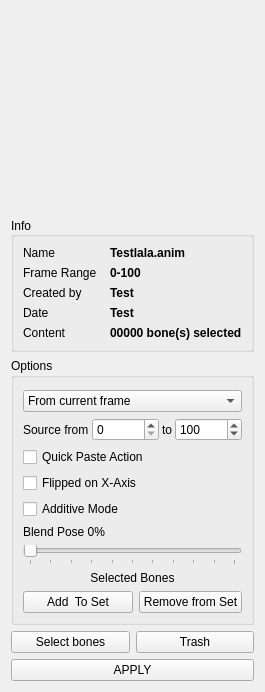
<?xml version="1.0" encoding="UTF-8"?>
<ui version="4.0">
 <class>Form</class>
 <widget class="QWidget" name="Form">
  <property name="geometry">
   <rect>
    <x>0</x>
    <y>0</y>
    <width>245</width>
    <height>658</height>
   </rect>
  </property>
  <property name="windowTitle">
   <string>Form</string>
  </property>
  <property name="styleSheet">
   <string notr="true">QMainWindow{
    color: #b1b1b1;
    background-color: #3c3c3c;
}

QWidget{
            background-color: #444;
            color: white;
}

QScrollArea{
            background-color: #444;
            color: white;
			border: 0px solid #222;
			
}

QListWidget{
            background-color: #444;
            color: white;
			border: 0px solid #222;
			
}

QStatusBar{
    color: white;
}

QMenuBar {
            background-color: #444;
}

QMenuBar::item {
            background-color: #444;
            color: rgb(255,255,255);
}

QMenuBar::item::selected {
            background-color: rgb(30,30,30);
}

QMenu {
            background-color: #3c3c3c;
}

QMenu::item {
            background-color: #3c3c3c;
            color: rgb(255,255,255);
}

QMenu::item::selected {
            background-color: rgb(30,30,30);
}

QDialog
{
    color: #b1b1b1;
    background-color: #3c3c3c;
}

QTabWidget QWidget
{
    background: #444;
}

#page, #page_2, #page_3 {
    background-color: #3c3c3c;
}

QGroupBox {
     color: #628CB2;
     border: 1px solid #222;
     border-radius: 5px;
     margin-top: 1ex; /* leave space at the top for the title */
}

QGroupBox::title {
     subcontrol-origin: margin;
     subcontrol-position: top center; /* position at the top center */
     padding: 0 3px;
     background-color: QLinearGradient( x1: 0, y1: 1, x2: 0, y2: 0, stop: 0 #333, stop: 1 #3c3c3c);
}

QHeaderView::section:vertical
{
    margin-bottom: 4px;
    border: 1px solid;
}

QLineEdit
{
    background-color: QLinearGradient( x1: 0, y1: 0, x2: 0, y2: 1, stop: 0 #4d4d4d, stop: 0 #646464, stop: 1 #5d5d5d);
    padding: 1px;
    border-style: solid;
    border: 1px solid #4D5056;
    border-radius: 5;
    color: #b1b1b1;
}

QPushButton
{
    color: #b1b1b1;
    background-color: QLinearGradient( x1: 0, y1: 0, x2: 0, y2: 1, stop: 0 #565656, stop: 0.1 #525252, stop: 0.5 #4e4e4e, stop: 0.9 #4a4a4a, stop: 1 #464646);
    border-width: 1px;
    border-color: #555555;
    border-style: solid;
    border-radius: 5;
    padding: 3px;
    padding-left: 5px;
    padding-right: 5px;
    outline: 0;
}

QPushButton:pressed
{
    background-color: QLinearGradient( x1: 0, y1: 0, x2: 0, y2: 1, stop: 0 #3d3d3d, stop: 0.1 #3b3b3b, stop: 0.5 #393939, stop: 0.9 #383838, stop: 1 #353535);
}

QPushButton:disabled
{
    background-color: rgb(110, 110, 110)
}

QComboBox
{
    color: #b1b1b1;
    background-color: QLinearGradient( x1: 0, y1: 0, x2: 0, y2: 1, stop: 0 #565656, stop: 0.1 #525252, stop: 0.5 #4e4e4e, stop: 0.9 #4a4a4a, stop: 1 #464646);
    border: 1px outset #4D5056;
    border-radius: 3px;
    padding: 1px 3px 1px 5px;
    selection-background-color: QLinearGradient( x1: 0, y1: 0, x2: 0, y2: 1, stop: 0 #097ace, stop: 1 #097ace);
    combobox-popup: 1;
}

QComboBox:hover, QPushButton:hover
{
    border: 1px solid QLinearGradient( x1: 0, y1: 0, x2: 0, y2: 1, stop: 0 #333 , stop: 1 #333);
}

QComboBox:on
{
    background-color: QLinearGradient( x1: 0, y1: 0, x2: 0, y2: 1, stop: 0 #2d2d2d, stop: 0.1 #2b2b2b, stop: 0.5 #292929, stop: 0.9 #282828, stop: 1 #252525);
}

QComboBox:!editable:on, QComboBox::drop-down:editable:on {
    background: QLinearGradient( x1: 0, y1: 0, x2: 0, y2: 1, stop: 0 #2d2d2d, stop: 0.1 #2b2b2b, stop: 0.5 #292929, stop: 0.9 #282828, stop: 1 #252525);
}

QComboBox::drop-down
{
     subcontrol-origin: padding;
     subcontrol-position: top right;
     border-left-width: 0px;
     border-left-color: black;
     border-left-style: inset;
     border-top-right-radius: 3px; /* same radius as the QComboBox */
     border-bottom-right-radius: 3px;
}

QComboBox::down-arrow {
     image: url(./icons/arrow.png);
}

QComboBox QAbstractItemView {
    selection-background-color: lightgray;
    background-color: #3c3c3c;
    border: 1px outset #3c3c3c;
}

QLabel
{
    color: #b1b1b1;
}

QSplitter::handle:vertical
{
    background: qlineargradient(x1:0, y1:0, x2:0, y2:1, stop:0 #494949, stop:1 #6f6f6f);
    height: 2px;
}

QSplitter::handle:horizontal
{
    background: qlineargradient(x1:0, y1:0, x2:1, y2:0, stop:0 #494949, stop:1 #6f6f6f);
    width: 2px;
}

QToolBox {
    background: #444;
}

QToolBox QScrollArea&gt;QWidget&gt;QWidget
{
    background: #444;
}

QToolBox::tab {
   background: qlineargradient(x1: 0, y1: 0, x2: 0, y2: 1, stop: 0 #E1E1E1, stop: 0.4 #DDDDDD, stop: 0.5 #D8D8D8, stop: 1.0 #D3D3D3);
   color: darkgray;
}

QToolBox::tab:selected {
    color: black;
}

QTabWidget::pane { /* The tab widget frame */
    border: 1px solid #333;
    background-color: #3c3c3c;
}

QTabBar::tab {
    background: #3a3a3a;
    border: 1px solid #222;
    border-bottom-color: #444; /* same as the pane color */
    min-width: 8ex;
    border-top-left-radius: 2px;
    border-top-right-radius: 2px;
    padding: 3px;
}


QTabBar::tab:selected, QTabBar::tab:hover {
    background: #444;
    border-bottom-color: #444; /* same as the pane color */
    color: white;
}

QTabBar::tab:!selected {
    margin-top: 2px; /* make non-selected tabs look smaller */
}

QPlainTextEdit {
    background-color: #111;
}</string>
  </property>
  <layout class="QVBoxLayout" name="verticalLayout">
   <item>
    <widget class="QWidget" name="widget" native="true">
     <layout class="QHBoxLayout" name="horizontalLayout">
      <property name="spacing">
       <number>0</number>
      </property>
      <property name="leftMargin">
       <number>0</number>
      </property>
      <property name="topMargin">
       <number>0</number>
      </property>
      <property name="rightMargin">
       <number>0</number>
      </property>
      <property name="bottomMargin">
       <number>0</number>
      </property>
      <item>
       <spacer name="horizontalSpacer">
        <property name="orientation">
         <enum>Qt::Horizontal</enum>
        </property>
        <property name="sizeHint" stdset="0">
         <size>
          <width>2</width>
          <height>20</height>
         </size>
        </property>
       </spacer>
      </item>
      <item>
       <widget class="QLabel" name="thumbnailLabel">
        <property name="minimumSize">
         <size>
          <width>200</width>
          <height>200</height>
         </size>
        </property>
        <property name="maximumSize">
         <size>
          <width>200</width>
          <height>200</height>
         </size>
        </property>
        <property name="layoutDirection">
         <enum>Qt::LeftToRight</enum>
        </property>
        <property name="text">
         <string/>
        </property>
        <property name="alignment">
         <set>Qt::AlignCenter</set>
        </property>
       </widget>
      </item>
      <item>
       <spacer name="horizontalSpacer_2">
        <property name="orientation">
         <enum>Qt::Horizontal</enum>
        </property>
        <property name="sizeHint" stdset="0">
         <size>
          <width>2</width>
          <height>20</height>
         </size>
        </property>
       </spacer>
      </item>
     </layout>
    </widget>
   </item>
   <item>
    <widget class="QGroupBox" name="infoGroupBox">
     <property name="title">
      <string>Info</string>
     </property>
     <property name="alignment">
      <set>Qt::AlignLeading|Qt::AlignLeft|Qt::AlignVCenter</set>
     </property>
     <layout class="QGridLayout" name="gridLayout">
      <item row="0" column="0">
       <widget class="QLabel" name="label">
        <property name="enabled">
         <bool>true</bool>
        </property>
        <property name="text">
         <string>Name</string>
        </property>
        <property name="scaledContents">
         <bool>false</bool>
        </property>
       </widget>
      </item>
      <item row="3" column="0">
       <widget class="QLabel" name="label_3">
        <property name="enabled">
         <bool>true</bool>
        </property>
        <property name="text">
         <string>Date</string>
        </property>
       </widget>
      </item>
      <item row="2" column="0">
       <widget class="QLabel" name="label_2">
        <property name="enabled">
         <bool>true</bool>
        </property>
        <property name="text">
         <string>Created by</string>
        </property>
       </widget>
      </item>
      <item row="4" column="0">
       <widget class="QLabel" name="label_4">
        <property name="enabled">
         <bool>true</bool>
        </property>
        <property name="text">
         <string>Content</string>
        </property>
       </widget>
      </item>
      <item row="3" column="1">
       <widget class="QLabel" name="dateLabel">
        <property name="font">
         <font>
          <weight>75</weight>
          <bold>true</bold>
         </font>
        </property>
        <property name="text">
         <string>Test</string>
        </property>
       </widget>
      </item>
      <item row="4" column="1">
       <widget class="QLabel" name="contentLabel">
        <property name="font">
         <font>
          <weight>75</weight>
          <bold>true</bold>
         </font>
        </property>
        <property name="text">
         <string>00000 bone(s) selected</string>
        </property>
       </widget>
      </item>
      <item row="0" column="1">
       <widget class="QLabel" name="nameLabel">
        <property name="font">
         <font>
          <weight>75</weight>
          <bold>true</bold>
         </font>
        </property>
        <property name="text">
         <string>Testlala.anim</string>
        </property>
       </widget>
      </item>
      <item row="2" column="1">
       <widget class="QLabel" name="ownerLabel">
        <property name="font">
         <font>
          <weight>75</weight>
          <bold>true</bold>
         </font>
        </property>
        <property name="text">
         <string>Test</string>
        </property>
       </widget>
      </item>
      <item row="1" column="0">
       <widget class="QLabel" name="label_5">
        <property name="text">
         <string>Frame Range</string>
        </property>
       </widget>
      </item>
      <item row="1" column="1">
       <widget class="QLabel" name="frameRangeLabel">
        <property name="font">
         <font>
          <weight>75</weight>
          <bold>true</bold>
         </font>
        </property>
        <property name="text">
         <string>0-100</string>
        </property>
       </widget>
      </item>
     </layout>
    </widget>
   </item>
   <item>
    <widget class="QGroupBox" name="optionsGroupBox">
     <property name="title">
      <string>Options</string>
     </property>
     <layout class="QVBoxLayout" name="verticalLayout_2">
      <property name="topMargin">
       <number>12</number>
      </property>
      <item>
       <widget class="QWidget" name="animOptionsWidget" native="true">
        <layout class="QVBoxLayout" name="verticalLayout_4">
         <property name="leftMargin">
          <number>0</number>
         </property>
         <property name="topMargin">
          <number>0</number>
         </property>
         <property name="rightMargin">
          <number>0</number>
         </property>
         <property name="bottomMargin">
          <number>0</number>
         </property>
         <item>
          <widget class="QComboBox" name="startFrameComboBox">
           <item>
            <property name="text">
             <string>From current frame</string>
            </property>
           </item>
           <item>
            <property name="text">
             <string>From start frame</string>
            </property>
           </item>
           <item>
            <property name="text">
             <string>From source start</string>
            </property>
           </item>
          </widget>
         </item>
         <item>
          <widget class="QWidget" name="frameRangeWidget_2" native="true">
           <layout class="QHBoxLayout" name="horizontalLayout_4">
            <property name="spacing">
             <number>3</number>
            </property>
            <property name="leftMargin">
             <number>0</number>
            </property>
            <property name="topMargin">
             <number>0</number>
            </property>
            <property name="rightMargin">
             <number>0</number>
            </property>
            <property name="bottomMargin">
             <number>0</number>
            </property>
            <item>
             <widget class="QLabel" name="label_9">
              <property name="text">
               <string>Source from</string>
              </property>
             </widget>
            </item>
            <item>
             <widget class="QSpinBox" name="fromRangeSpinBox">
              <property name="maximum">
               <number>1000000</number>
              </property>
             </widget>
            </item>
            <item>
             <widget class="QLabel" name="label_10">
              <property name="text">
               <string>to</string>
              </property>
             </widget>
            </item>
            <item>
             <widget class="QSpinBox" name="toRangeSpinBox">
              <property name="maximum">
               <number>1000000</number>
              </property>
              <property name="value">
               <number>100</number>
              </property>
             </widget>
            </item>
           </layout>
          </widget>
         </item>
         <item>
          <widget class="QCheckBox" name="quickPasteCheckBox">
           <property name="text">
            <string>Quick Paste Action</string>
           </property>
          </widget>
         </item>
        </layout>
       </widget>
      </item>
      <item>
       <widget class="QWidget" name="poseOptionsWidget" native="true">
        <layout class="QVBoxLayout" name="verticalLayout_5">
         <property name="leftMargin">
          <number>0</number>
         </property>
         <property name="topMargin">
          <number>0</number>
         </property>
         <property name="rightMargin">
          <number>0</number>
         </property>
         <property name="bottomMargin">
          <number>0</number>
         </property>
         <item>
          <widget class="QCheckBox" name="flippedCheckBox">
           <property name="text">
            <string>Flipped on X-Axis</string>
           </property>
          </widget>
         </item>
         <item>
          <widget class="QCheckBox" name="additiveModeCheckBox">
           <property name="text">
            <string>Additive Mode</string>
           </property>
          </widget>
         </item>
         <item>
          <widget class="QLabel" name="blendPoseLabel">
           <property name="text">
            <string>Blend Pose 0%</string>
           </property>
          </widget>
         </item>
         <item>
          <widget class="QSlider" name="blendPoseSlider">
           <property name="maximum">
            <number>100</number>
           </property>
           <property name="pageStep">
            <number>10</number>
           </property>
           <property name="sliderPosition">
            <number>0</number>
           </property>
           <property name="tracking">
            <bool>true</bool>
           </property>
           <property name="orientation">
            <enum>Qt::Horizontal</enum>
           </property>
           <property name="invertedAppearance">
            <bool>false</bool>
           </property>
           <property name="invertedControls">
            <bool>false</bool>
           </property>
           <property name="tickPosition">
            <enum>QSlider::TicksBelow</enum>
           </property>
           <property name="tickInterval">
            <number>10</number>
           </property>
          </widget>
         </item>
        </layout>
       </widget>
      </item>
      <item>
       <widget class="QWidget" name="selectionSetOptionsWidget" native="true">
        <layout class="QGridLayout" name="gridLayout_2">
         <property name="leftMargin">
          <number>0</number>
         </property>
         <property name="topMargin">
          <number>0</number>
         </property>
         <property name="rightMargin">
          <number>0</number>
         </property>
         <property name="bottomMargin">
          <number>0</number>
         </property>
         <item row="1" column="2">
          <widget class="QPushButton" name="rmFromSetPushButton">
           <property name="text">
            <string>Remove from Set</string>
           </property>
          </widget>
         </item>
         <item row="0" column="0" colspan="3">
          <widget class="QLabel" name="label_6">
           <property name="text">
            <string>Selected Bones</string>
           </property>
           <property name="alignment">
            <set>Qt::AlignCenter</set>
           </property>
          </widget>
         </item>
         <item row="1" column="0" colspan="2">
          <widget class="QPushButton" name="addToSetPushButton">
           <property name="text">
            <string>Add  To Set</string>
           </property>
          </widget>
         </item>
        </layout>
       </widget>
      </item>
     </layout>
    </widget>
   </item>
   <item>
    <widget class="QWidget" name="widget_2" native="true">
     <layout class="QHBoxLayout" name="horizontalLayout_3">
      <property name="leftMargin">
       <number>0</number>
      </property>
      <property name="topMargin">
       <number>0</number>
      </property>
      <property name="rightMargin">
       <number>0</number>
      </property>
      <property name="bottomMargin">
       <number>0</number>
      </property>
      <item>
       <widget class="QPushButton" name="selectBonesPushButton">
        <property name="enabled">
         <bool>true</bool>
        </property>
        <property name="text">
         <string>Select bones</string>
        </property>
        <property name="icon">
         <iconset>
          <normaloff>../icons/select.png</normaloff>../icons/select.png</iconset>
        </property>
       </widget>
      </item>
      <item>
       <widget class="QPushButton" name="trashPushButton">
        <property name="text">
         <string>Trash</string>
        </property>
        <property name="icon">
         <iconset>
          <normaloff>../icons/trash.png</normaloff>../icons/trash.png</iconset>
        </property>
       </widget>
      </item>
     </layout>
    </widget>
   </item>
   <item>
    <widget class="QPushButton" name="applyPushButton">
     <property name="text">
      <string>APPLY</string>
     </property>
     <property name="icon">
      <iconset>
       <normaloff>../icons/pose2.png</normaloff>../icons/pose2.png</iconset>
     </property>
    </widget>
   </item>
   <item>
    <spacer name="verticalSpacer">
     <property name="orientation">
      <enum>Qt::Vertical</enum>
     </property>
     <property name="sizeHint" stdset="0">
      <size>
       <width>20</width>
       <height>114</height>
      </size>
     </property>
    </spacer>
   </item>
  </layout>
 </widget>
 <resources/>
 <connections/>
</ui>
